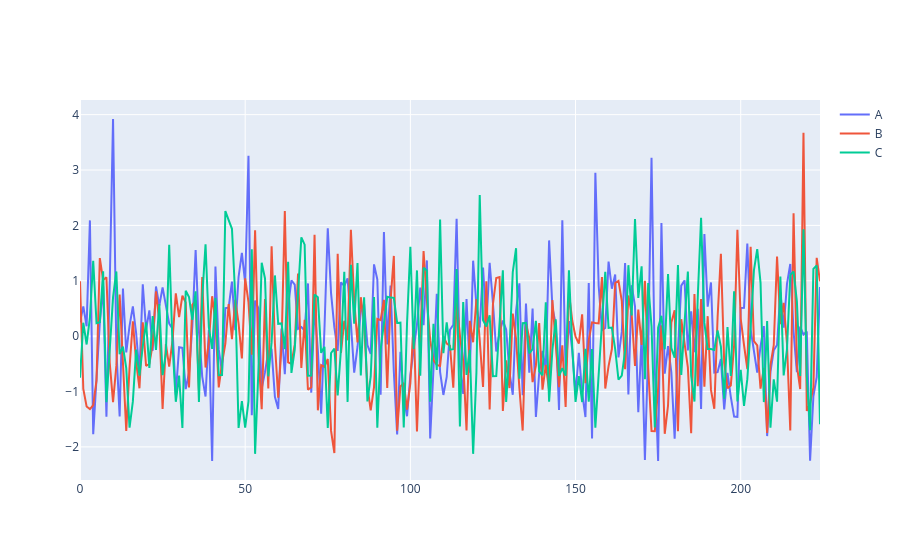

The notebook cell this image was saved under:
### Markdown cell above
Passing in custom names for the columns

### Code cell
trapallada.plot.df(df, columns=['A', 'B', 'C'])

### Figure 1 — Plotly figure (JSON) as saved in the notebook; plotly's stock layout.template omitted (floating-point values rounded to 4 significant figures; data arrays with more than 128 entries replaced by an {"elided": "..."} marker saying what was removed)
{"data": [{"mode": "lines", "name": "A", "type": "scatter", "x": {"elided": "225 int values"}, "y": {"elided": "225 float values"}}, {"mode": "lines", "name": "B", "type": "scatter", "x": {"elided": "225 int values"}, "y": {"elided": "225 float values"}}, {"mode": "lines", "name": "C", "type": "scatter", "x": {"elided": "225 int values"}, "y": {"elided": "225 float values"}}], "layout": {}}
